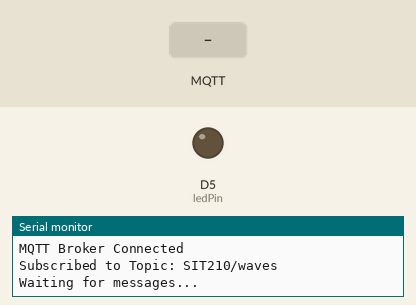
Simulated run of this sketch. Board: Arduino MKR. Parts: output pins drawn as LEDs (lit = HIGH), the last lines printed to the serial monitor. Dashed ring = blinking. The inputs (shaded band) are chosen by the test bench. WiFi joins after 1.5 s; servers stay silent unless stated; no MQTT or app messages arrive unless stated.

Above: at 2.7 s.
2.8 s: MQTT message "Wave" arrives on the first subscribed topic
At 4.2 s:
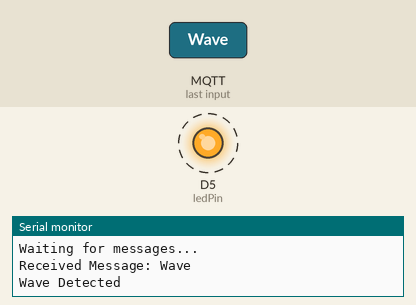
5.8 s: MQTT message "1" arrives on the first subscribed topic
8.8 s: MQTT message "on" arrives on the first subscribed topic
Timing chart, 0 to 11.8 s (numbered marks = the images above; inputs shaded):
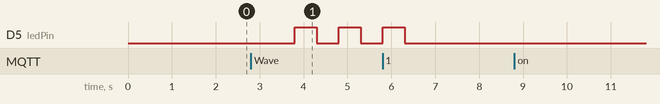

The sketch:

Subscriber.ino
```cpp
// Subscriber code

#include <WiFiNINA.h> // Library for WiFi connectivity
#include <ArduinoMqttClient.h> // Library for MQTT protocol

// WiFi credentials
char wifiSSID[] = "Naman"; // Your WiFi SSID
char wifiPassword[] = "12345678"; // Your WiFi password

// Pin definition for the LED
const int ledPin = 5; // Pin connected to the LED

// MQTT client setup
WiFiClient wifiClient; // Create a WiFi client
MqttClient mqttClient(wifiClient); // Create an MQTT client using the WiFi client

// MQTT broker configuration
const char mqttBroker[] = "broker.emqx.io"; // MQTT broker address
int mqttPort = 1883; // MQTT broker port
const char mqttTopic[] = "SIT210/waves"; // Topic to subscribe to for messages

void setup() {
  Serial.begin(9600); // Initialize serial communication at 9600 baud
  pinMode(ledPin, OUTPUT); // Set the LED pin as output

  connectToWiFi(); // Connect to the WiFi network
  connectToMQTTBroker(); // Connect to the MQTT broker

  mqttClient.subscribe(mqttTopic); // Subscribe to the specified MQTT topic
  Serial.print("Subscribed to Topic: ");
  Serial.println(mqttTopic); // Print the subscribed topic
  Serial.println("Waiting for messages..."); // Indicate readiness to receive messages
}

void loop() {
  // Reconnect to MQTT broker if disconnected
  if (!mqttClient.connected()) {
    connectToMQTTBroker();
  }

  mqttClient.poll(); // Keep the MQTT client active and process incoming messages

  // Check for available messages
  while (mqttClient.available()) {
    String message = mqttClient.readString(); // Read the incoming message as a string
    Serial.print("Received Message: "); // Print the received message
    Serial.println(message);
    processMessage(message); // Process the received message
  }
}

// Function to connect to WiFi
void connectToWiFi() {
  Serial.print("Connecting to WiFi: ");
  Serial.println(wifiSSID); // Print the WiFi SSID being connected to

  // Attempt to connect to WiFi
  while (WiFi.begin(wifiSSID, wifiPassword) != WL_CONNECTED) {
    Serial.print("."); // Indicate connection attempt
    delay(1000); // Wait 1 second before retrying
  }

  Serial.println("WiFi Connected"); // Confirmation of WiFi connection
}

// Function to connect to the MQTT broker
void connectToMQTTBroker() {
  Serial.print("Connecting to MQTT Broker: ");
  Serial.println(mqttBroker); // Print the MQTT broker being connected to

  // Attempt to connect to the MQTT broker
  while (!mqttClient.connect(mqttBroker, mqttPort)) {
    Serial.print("."); // Indicate connection attempt
    delay(1000); // Wait 1 second before retrying
  }

  Serial.println("MQTT Broker Connected"); // Confirmation of MQTT connection
}

// Function to process the received message
void processMessage(String message) {
  // Check if the message matches "Wave"
  if (message == "Wave") {
    Serial.println("Wave Detected"); // Indicate that a wave message was received
    flashLEDWavePattern(); // Call function to flash LED in a wave pattern
  }
}

// Function to flash the LED in a wave pattern
void flashLEDWavePattern() {
  // Flash the LED 3 times
  for (int i = 0; i < 3; i++) {
    digitalWrite(ledPin, HIGH); // Turn on the LED
    delay(500); // Wait for 500 milliseconds
    digitalWrite(ledPin, LOW); // Turn off the LED
    delay(500); // Wait for 500 milliseconds
  }
}
```

Measured:
- after the input at 2.8 s, D5 (ledPin): alternates HIGH for 0.50 s and LOW for 0.50 s, starting after 1.0 s
